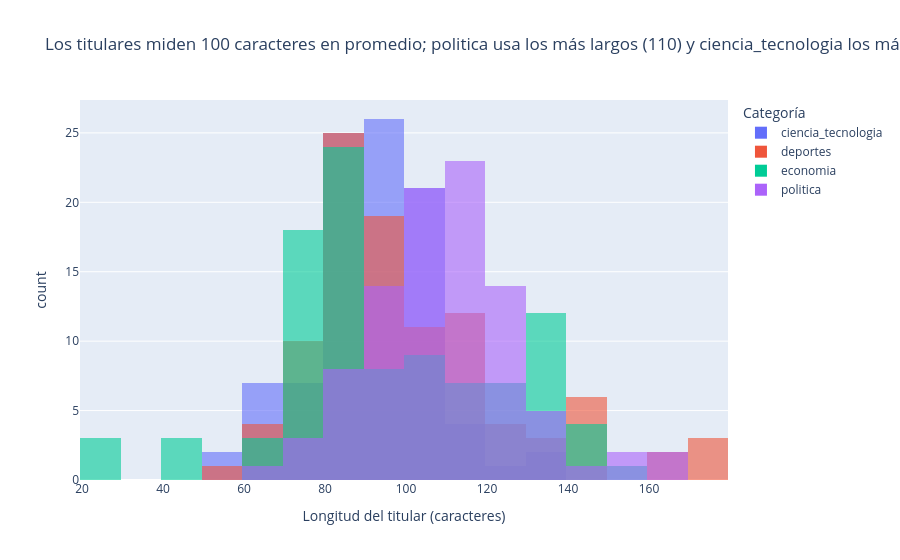

Source (notebook cell):
### Code cell
prom = df.groupby("etiqueta")["len_titular"].mean().sort_values(ascending=False)
titulo3 = (f"Los titulares miden {df.len_titular.mean():.0f} caracteres en promedio; "
           f"{prom.index[0]} usa los más largos ({prom.iloc[0]:.0f}) y {prom.index[-1]} los más cortos ({prom.iloc[-1]:.0f})")
fig3 = px.histogram(df, x="len_titular", color="etiqueta", nbins=30, barmode="overlay", opacity=0.6,
                    title=titulo3, labels={"len_titular": "Longitud del titular (caracteres)", "etiqueta": "Categoría"})
mostrar(fig3)

### Figure 1 — Plotly figure (JSON) as saved in the notebook; plotly's stock layout.template omitted (floating-point values rounded to 4 significant figures)
{"data": [{"bingroup": "x", "hovertemplate": "Categoría=ciencia_tecnologia<br>Longitud del titular (caracteres)=%{x}<br>count=%{y}<extra></extra>", "legendgroup": "ciencia_tecnologia", "marker": {"color": "#636efa", "opacity": 0.6, "pattern": {"shape": ""}}, "name": "ciencia_tecnologia", "nbinsx": 30, "orientation": "v", "showlegend": true, "type": "histogram", "x": [76, 90, 61, 99, 132, 93, 83, 108, 80, 89, 89, 65, 114, 107, 97, 67, 100, 89, 98, 77, 90, 84, 62, 88, 60, 128, 80, 103, 104, 98, 83, 102, 97, 105, 99, 74, 59, 90, 83, 87, 117, 103, 101, 90, 99, 94, 77, 62, 105, 88, 88, 93, 82, 115, 115, 59, 97, 106, 86, 62, 85, 94, 99, 81, 102, 97, 107, 94, 76, 103, 101, 99, 138, 90, 84, 87, 78, 90, 106, 103, 89, 80, 101, 80, 88, 88, 96, 95, 97, 70, 103, 84, 96, 107, 107], "xaxis": "x", "yaxis": "y"}, {"bingroup": "x", "hovertemplate": "Categoría=deportes<br>Longitud del titular (caracteres)=%{x}<br>count=%{y}<extra></extra>", "legendgroup": "deportes", "marker": {"color": "#EF553B", "opacity": 0.6, "pattern": {"shape": ""}}, "name": "deportes", "nbinsx": 30, "orientation": "v", "showlegend": true, "type": "histogram", "x": [89, 98, 115, 133, 94, 101, 114, 89, 118, 109, 94, 77, 115, 86, 128, 126, 90, 94, 88, 90, 96, 140, 142, 112, 83, 79, 90, 118, 107, 135, 160, 80, 67, 88, 77, 80, 89, 99, 92, 83, 92, 81, 86, 98, 112, 96, 71, 112, 93, 83, 149, 171, 80, 77, 82, 85, 85, 105, 84, 77, 75, 87, 106, 120, 101, 99, 93, 67, 61, 67, 125, 90, 103, 73, 95, 88, 117, 86, 114, 102, 113, 100, 58, 110, 80, 70, 102, 86, 74, 146, 141, 89, 135, 84, 104, 167, 98, 171, 178, 149], "xaxis": "x", "yaxis": "y"}, {"bingroup": "x", "hovertemplate": "Categoría=economia<br>Longitud del titular (caracteres)=%{x}<br>count=%{y}<extra></extra>", "legendgroup": "economia", "marker": {"color": "#00cc96", "opacity": 0.6, "pattern": {"shape": ""}}, "name": "economia", "nbinsx": 30, "orientation": "v", "showlegend": true, "type": "histogram", "x": [132, 74, 83, 74, 94, 95, 104, 109, 120, 82, 136, 85, 77, 89, 76, 142, 81, 89, 95, 93, 77, 121, 127, 86, 89, 124, 86, 87, 95, 75, 88, 84, 86, 78, 72, 41, 46, 105, 108, 100, 153, 121, 124, 71, 111, 149, 139, 91, 87, 134, 148, 78, 69, 114, 133, 76, 108, 119, 71, 85, 112, 137, 135, 137, 136, 107, 83, 83, 131, 138, 80, 110, 136, 106, 76, 22, 77, 89, 141, 66, 79, 97, 88, 85, 88, 77, 103, 81, 72, 86, 110, 24, 123, 77, 65, 23, 111, 99, 43], "xaxis": "x", "yaxis": "y"}, {"bingroup": "x", "hovertemplate": "Categoría=politica<br>Longitud del titular (caracteres)=%{x}<br>count=%{y}<extra></extra>", "legendgroup": "politica", "marker": {"color": "#ab63fa", "opacity": 0.6, "pattern": {"shape": ""}}, "name": "politica", "nbinsx": 30, "orientation": "v", "showlegend": true, "type": "histogram", "x": [88, 106, 107, 124, 121, 105, 115, 101, 103, 94, 89, 113, 126, 119, 120, 104, 135, 133, 116, 119, 82, 118, 96, 83, 92, 129, 98, 94, 120, 97, 114, 79, 109, 136, 118, 105, 117, 76, 108, 92, 159, 95, 130, 122, 107, 119, 102, 160, 108, 104, 116, 166, 130, 111, 120, 114, 68, 112, 98, 82, 117, 112, 120, 94, 84, 107, 124, 127, 144, 105, 97, 74, 101, 99, 104, 91, 113, 113, 127, 121, 112, 84, 104, 115, 157, 112, 103, 88, 116, 91, 129, 114, 104, 102], "xaxis": "x", "yaxis": "y"}], "layout": {"barmode": "overlay", "legend": {"title": {"text": "Categoría"}, "tracegroupgap": 0}, "title": {"text": "Los titulares miden 100 caracteres en promedio; politica usa los más largos (110) y ciencia_tecnologia los más cortos (92)"}, "xaxis": {"anchor": "y", "domain": [0, 1], "title": {"text": "Longitud del titular (caracteres)"}}, "yaxis": {"anchor": "x", "domain": [0, 1], "title": {"text": "count"}}}}
